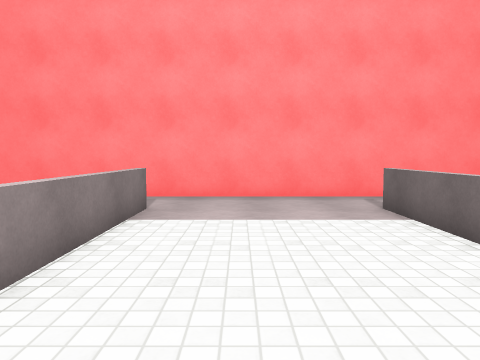
View 1 (above)

24 first-person views from a walk through a 3-D level made in the Unity game engine. The camera is 1.3 m above the floor, tilts 4° down and sees 70° across. The floor is counted in squares, 1 m on a side. Each view is taken from the middle of a square. On the plan, view 1 faces up. The plan holds only what a view shows up to about 15 squares ahead; the rest is blank. The place goes on beyond the plan. Surface patterns are stand-ins for the level's own textures.

View 2
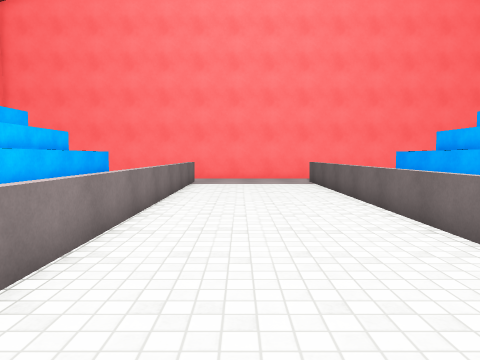

View 3
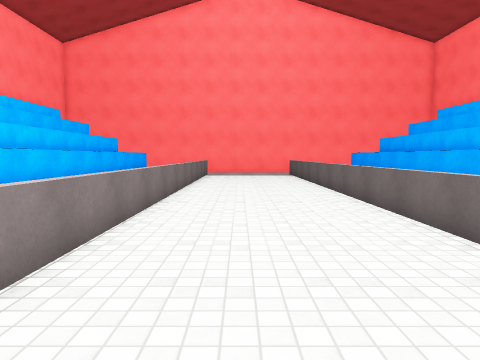

View 4
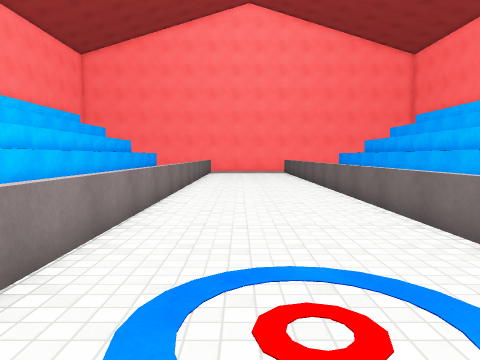

View 5
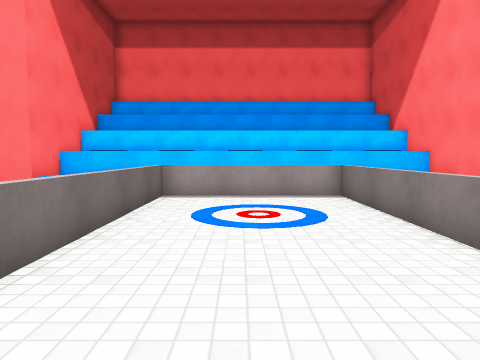

View 6
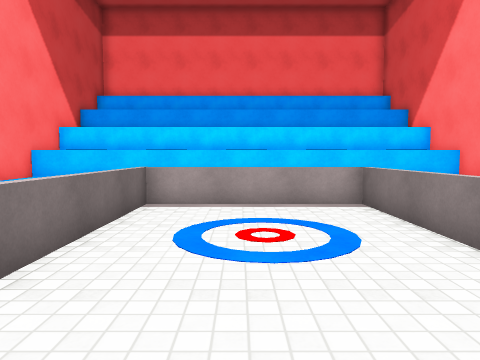

View 7
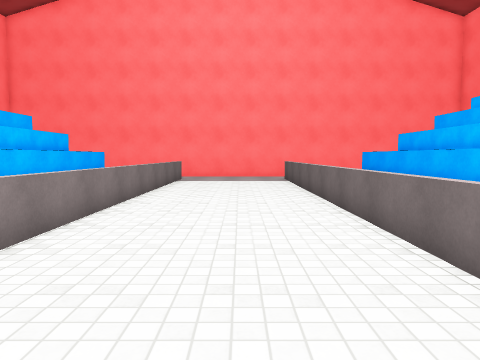

View 8
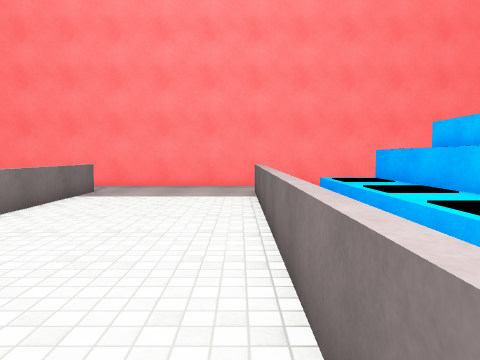

View 9
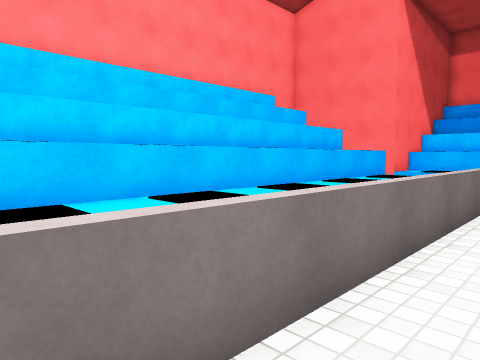

View 10
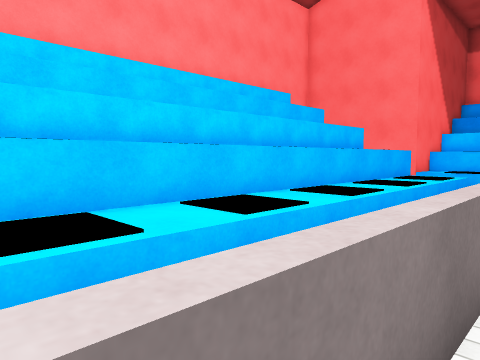

View 11
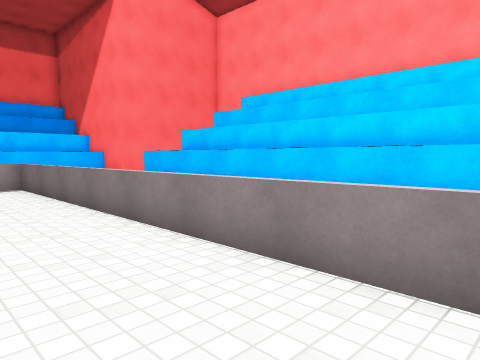

View 12
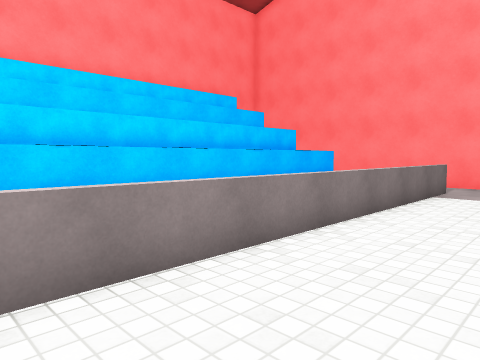

View 13
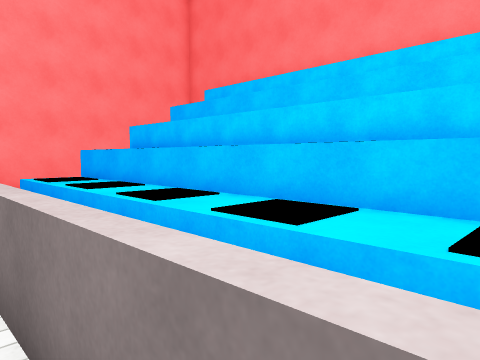

View 14
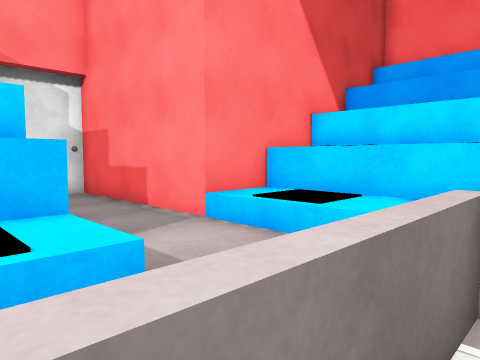

View 15
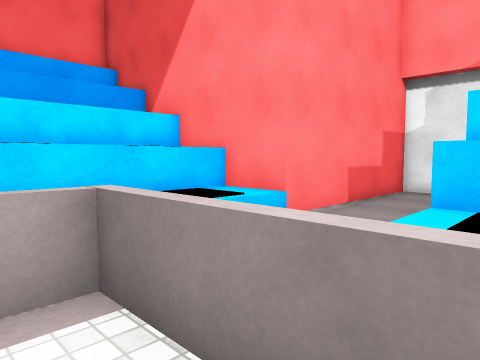

View 16
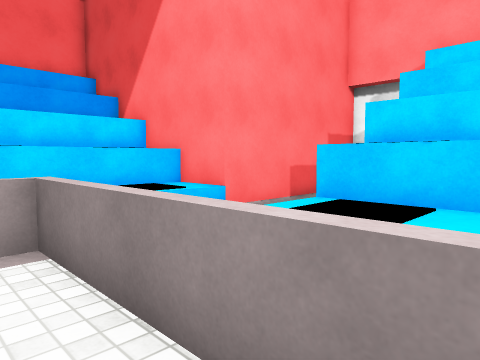

View 17
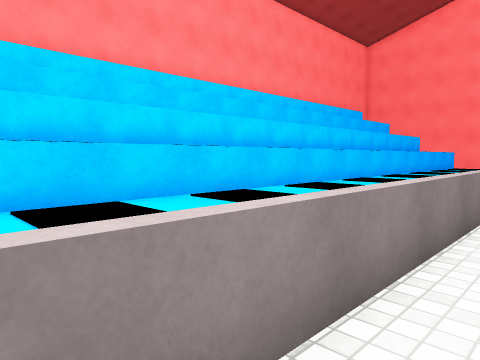

View 18
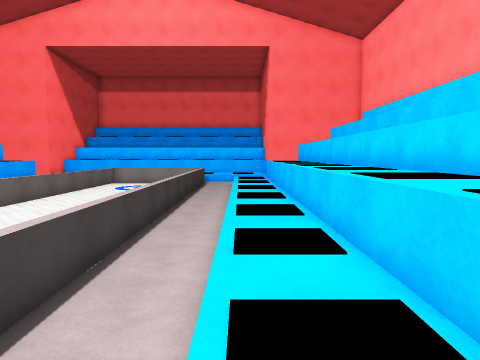

View 19
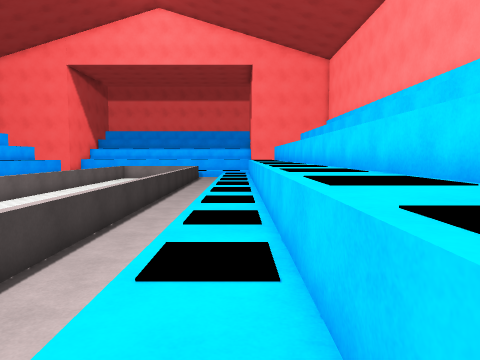

View 20
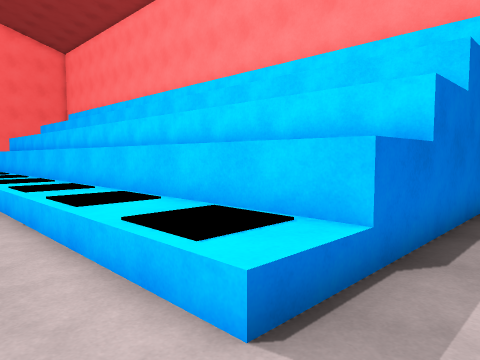

View 21
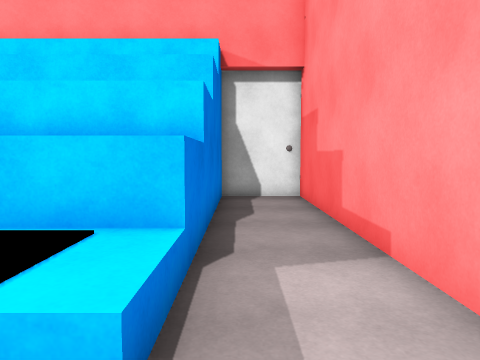

View 22
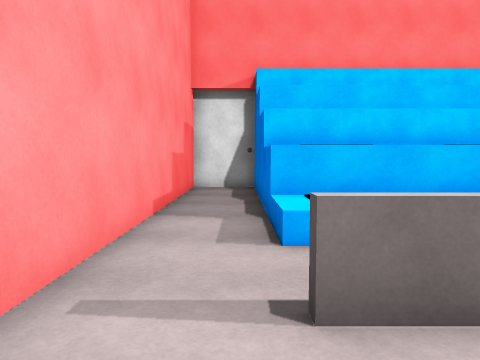

View 23
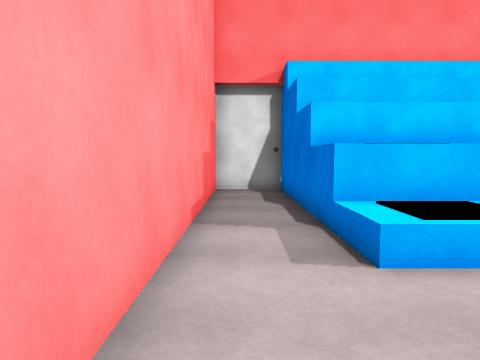

View 24
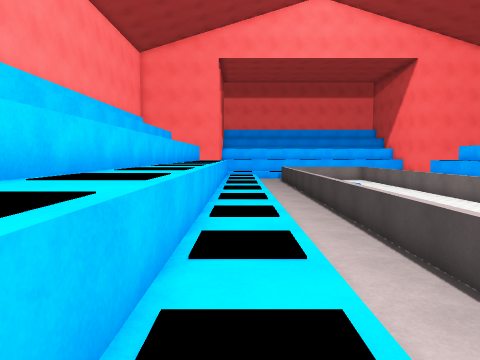

### Floor plan
Key: @ floor where view 1 was taken; # wall or solid block; . main floor; : floor 0.5 m higher than the main floor; / step, stairs or slope; = window, fence, low wall or low ledge; ^ raised ledge.
Columns run from 14 left of view 1 to 16 right of it. Each row starts with its distance up from view 1.
 11 ###############################
 10 #......... ...................#
  9 #......... ...................#
  8 ######^^::. =.....=./:^^#######
  7      # ^::..=.....= /:^ #
  6      #^^::..=.....= /:^ #
  5      #^^::..=.....= /:^ #
  4      #^^::..=.....= /:^ #
  3      #^^::..=.....=./:^^#
  2      #^^::..=.....=./:^^#
  1      # ^::..=.....=./:^ #
  0      #^^::..=.@...=./:^^#
 -1      #^^::..=.....=./:^^#
 -2      # ^::..=.....=./:^ #
 -3      #^^::..=.....=./:^^#
 -4      #^^::..=.....=./:^^#
 -5      # ^::..=.....=./:^ #
 -6      # ^::..=.....=./:^^#
 -7      #^^::..=.....=./:^^#
 -8      # ^::..=.....=./:^ #
 -9      #^^::..=.....=./:^ #
-10      #^^::..=.....= /:^ #
-11      # ^::..=.....= /:^ #
-12      # ^::..=.....= /:^ #
-13      # ^:: .=.....= /:^ #
-14      # ^:: .=.....= /:^ #
-15      # ^:: .=.....= /:^ #
-16      # ^:: .=.....= /:^ #
-17      # ^:: .=.....= /:^ #
-18      # ^:: .=.....= /:^ #
-19         .. .=.....= ...
-20  ......    .======= ........
-21 #......             ..........#
-22 ########::         ::::########
-23        #::         ::::#
-24        #^^^^^^^^^^^^^^^#
-25        #               #
-26        #################

Where each view was taken, in squares from view 1:
view 1: 0 up, 0 right, facing up
view 2: 9 down, 0 right, facing up
view 3: 16 down, 0 right, facing up
view 4: 19 down, 0 right, facing up
view 5: 9 down, 1 right, facing down
view 6: 11 down, 1 right, facing down
view 7: 11 down, 1 right, facing up
view 8: 4 down, 3 right, facing up
view 9: 4 down, 2 right, facing down-right
view 10: 4 down, 3 right, facing down-right
view 11: 5 down, 1 right, facing down-left
view 12: 5 down, 1 right, facing up-left
view 13: 5 down, 3 right, facing up-right
view 14: 17 down, 3 right, facing down-right
view 15: 17 down, 1 left, facing down-left
view 16: 15 down, 1 left, facing down-left
view 17: 16 down, 1 left, facing up-left
view 18: 3 up, 5 left, facing down
view 19: 8 up, 6 left, facing down
view 20: 10 up, 3 left, facing down-left
view 21: 9 up, 3 left, facing left
view 22: 9 up, 1 right, facing right
view 23: 10 up, 2 right, facing right
view 24: 6 up, 7 right, facing down
